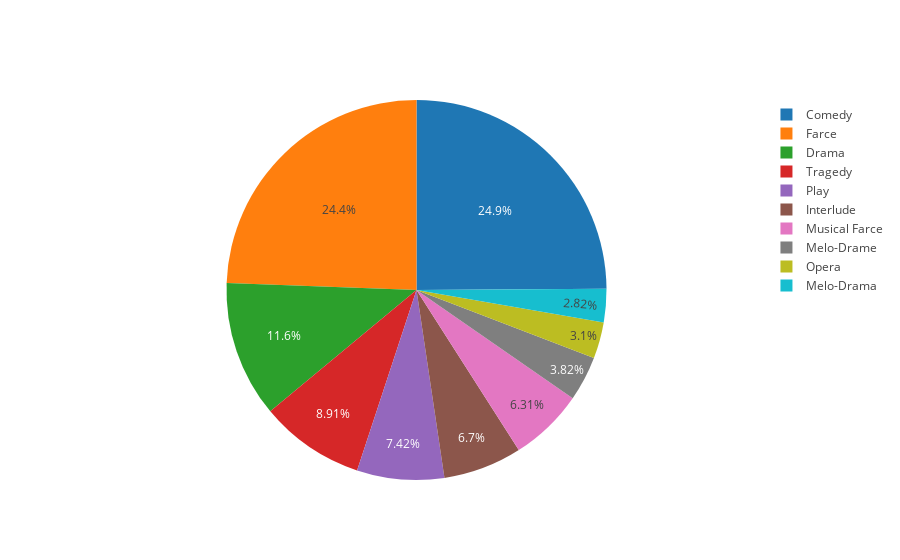

The notebook cell this image was saved under:
### Markdown cell above
Finally, we can plot the chart with the following line of code.

### Code cell
plotly.offline.iplot(chart_data)

### Figure 1 — Plotly figure (JSON) as saved in the notebook; plotly's stock layout.template omitted (floating-point values rounded to 4 significant figures)
{"data": [{"labels": ["Comedy", "Farce", "Drama", "Tragedy", "Play", "Interlude", "Musical Farce", "Melo-Drame", "Opera", "Melo-Drama"], "type": "pie", "uid": "82b256", "values": [450, 441, 210, 161, 134, 121, 114, 69, 56, 51]}], "layout": {"autosize": true}}
